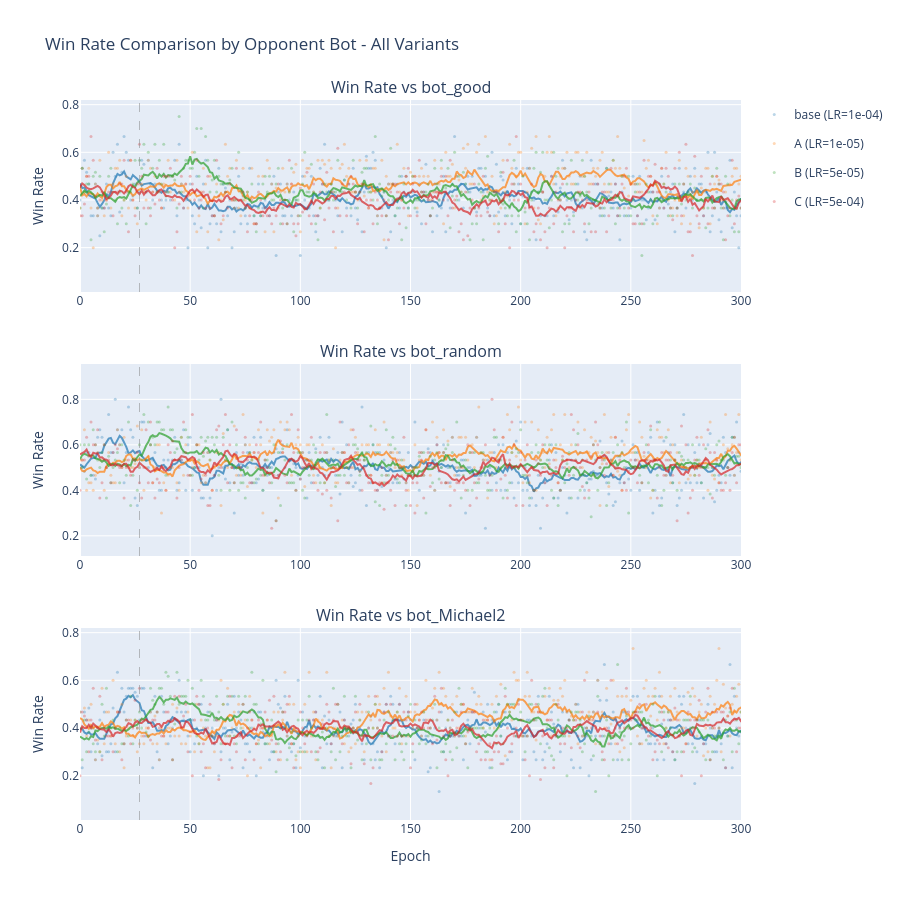

This figure's notebook cell:
### Code cell
# Get all unique bots from the first variant
all_bots = list(evals[list(evals.keys())[0]]["win_rate"].keys())

# Create subplots - one per bot type
fig = make_subplots(
    rows=len(all_bots),
    cols=1,
    subplot_titles=[f"Win Rate vs {bot}" for bot in all_bots],
    vertical_spacing=0.1,
)

# Define colors for each variant
variant_colors = {
    "base": "#1f77b4",  # Blue
    "A": "#ff7f0e",  # Orange
    "B": "#2ca02c",  # Green
    "C": "#d62728",  # Red
}

for bot_idx, bot in enumerate(all_bots, 1):
    for variant, data in evals.items():
        win_rate = data["win_rate"]
        lr = variant_configs[variant]["lr"]

        if bot in win_rate:
            rates = win_rate[bot]
            variant_color = variant_colors.get(variant, "#999999")

            # Raw data as markers
            fig.add_trace(
                go.Scatter(
                    y=rates,
                    mode="markers",
                    name=f"{variant} (LR={lr:.0e})",
                    marker=dict(size=3, color=variant_color, opacity=0.3),
                    legendgroup=f"group{variant}",
                    showlegend=(bot_idx == 1),  # Only show legend for first subplot
                ),
                row=bot_idx,
                col=1,
            )

            # Smoothed line
            smoothed = smooth_win_rates(rates)
            fig.add_trace(
                go.Scatter(
                    y=smoothed,
                    mode="lines",
                    name=f"{variant} (LR={lr:.0e}) smooth",
                    line=dict(width=2, color=variant_color),
                    opacity=0.7,
                    legendgroup=f"group{variant}",
                    showlegend=False,
                ),
                row=bot_idx,
                col=1,
            )

    # Add vertical line at epoch 20
    fig.add_vline(
        x=27,
        line_width=1,
        line_dash="dash",
        line_color="gray",
        opacity=0.5,
        row=bot_idx,
        col=1,
    )

    # Update y-axis
    fig.update_yaxes(title_text="Win Rate", row=bot_idx, col=1)

# Update x-axis (only for bottom plot)
fig.update_xaxes(title_text="Epoch", row=len(all_bots), col=1)
# fig.update_xaxes(range=[1_000, 1300])
fig.update_xaxes(range=[0, 300])

fig.update_layout(
    height=300 * len(all_bots),
    title_text="Win Rate Comparison by Opponent Bot - All Variants",
)
fig.show()

### Figure 1 — Plotly figure (JSON) as saved in the notebook; plotly's stock layout.template omitted (floating-point values rounded to 4 significant figures; data arrays with more than 128 entries replaced by an {"elided": "..."} marker saying what was removed)
{"data": [{"legendgroup": "groupbase", "marker": {"color": "#1f77b4", "opacity": 0.3, "size": 3}, "mode": "markers", "name": "base (LR=1e-04)", "showlegend": true, "type": "scatter", "xaxis": "x", "y": {"elided": "5000 float values"}, "yaxis": "y"}, {"legendgroup": "groupbase", "line": {"color": "#1f77b4", "width": 2}, "mode": "lines", "name": "base (LR=1e-04) smooth", "opacity": 0.7, "showlegend": false, "type": "scatter", "xaxis": "x", "y": {"elided": "5000 float values"}, "yaxis": "y"}, {"legendgroup": "groupA", "marker": {"color": "#ff7f0e", "opacity": 0.3, "size": 3}, "mode": "markers", "name": "A (LR=1e-05)", "showlegend": true, "type": "scatter", "xaxis": "x", "y": {"elided": "5000 float values"}, "yaxis": "y"}, {"legendgroup": "groupA", "line": {"color": "#ff7f0e", "width": 2}, "mode": "lines", "name": "A (LR=1e-05) smooth", "opacity": 0.7, "showlegend": false, "type": "scatter", "xaxis": "x", "y": {"elided": "5000 float values"}, "yaxis": "y"}, {"legendgroup": "groupB", "marker": {"color": "#2ca02c", "opacity": 0.3, "size": 3}, "mode": "markers", "name": "B (LR=5e-05)", "showlegend": true, "type": "scatter", "xaxis": "x", "y": {"elided": "5000 float values"}, "yaxis": "y"}, {"legendgroup": "groupB", "line": {"color": "#2ca02c", "width": 2}, "mode": "lines", "name": "B (LR=5e-05) smooth", "opacity": 0.7, "showlegend": false, "type": "scatter", "xaxis": "x", "y": {"elided": "5000 float values"}, "yaxis": "y"}, {"legendgroup": "groupC", "marker": {"color": "#d62728", "opacity": 0.3, "size": 3}, "mode": "markers", "name": "C (LR=5e-04)", "showlegend": true, "type": "scatter", "xaxis": "x", "y": {"elided": "5000 float values"}, "yaxis": "y"}, {"legendgroup": "groupC", "line": {"color": "#d62728", "width": 2}, "mode": "lines", "name": "C (LR=5e-04) smooth", "opacity": 0.7, "showlegend": false, "type": "scatter", "xaxis": "x", "y": {"elided": "5000 float values"}, "yaxis": "y"}, {"legendgroup": "groupbase", "marker": {"color": "#1f77b4", "opacity": 0.3, "size": 3}, "mode": "markers", "name": "base (LR=1e-04)", "showlegend": false, "type": "scatter", "xaxis": "x2", "y": {"elided": "5000 float values"}, "yaxis": "y2"}, {"legendgroup": "groupbase", "line": {"color": "#1f77b4", "width": 2}, "mode": "lines", "name": "base (LR=1e-04) smooth", "opacity": 0.7, "showlegend": false, "type": "scatter", "xaxis": "x2", "y": {"elided": "5000 float values"}, "yaxis": "y2"}, {"legendgroup": "groupA", "marker": {"color": "#ff7f0e", "opacity": 0.3, "size": 3}, "mode": "markers", "name": "A (LR=1e-05)", "showlegend": false, "type": "scatter", "xaxis": "x2", "y": {"elided": "5000 float values"}, "yaxis": "y2"}, {"legendgroup": "groupA", "line": {"color": "#ff7f0e", "width": 2}, "mode": "lines", "name": "A (LR=1e-05) smooth", "opacity": 0.7, "showlegend": false, "type": "scatter", "xaxis": "x2", "y": {"elided": "5000 float values"}, "yaxis": "y2"}, {"legendgroup": "groupB", "marker": {"color": "#2ca02c", "opacity": 0.3, "size": 3}, "mode": "markers", "name": "B (LR=5e-05)", "showlegend": false, "type": "scatter", "xaxis": "x2", "y": {"elided": "5000 float values"}, "yaxis": "y2"}, {"legendgroup": "groupB", "line": {"color": "#2ca02c", "width": 2}, "mode": "lines", "name": "B (LR=5e-05) smooth", "opacity": 0.7, "showlegend": false, "type": "scatter", "xaxis": "x2", "y": {"elided": "5000 float values"}, "yaxis": "y2"}, {"legendgroup": "groupC", "marker": {"color": "#d62728", "opacity": 0.3, "size": 3}, "mode": "markers", "name": "C (LR=5e-04)", "showlegend": false, "type": "scatter", "xaxis": "x2", "y": {"elided": "5000 float values"}, "yaxis": "y2"}, {"legendgroup": "groupC", "line": {"color": "#d62728", "width": 2}, "mode": "lines", "name": "C (LR=5e-04) smooth", "opacity": 0.7, "showlegend": false, "type": "scatter", "xaxis": "x2", "y": {"elided": "5000 float values"}, "yaxis": "y2"}, {"legendgroup": "groupbase", "marker": {"color": "#1f77b4", "opacity": 0.3, "size": 3}, "mode": "markers", "name": "base (LR=1e-04)", "showlegend": false, "type": "scatter", "xaxis": "x3", "y": {"elided": "5000 float values"}, "yaxis": "y3"}, {"legendgroup": "groupbase", "line": {"color": "#1f77b4", "width": 2}, "mode": "lines", "name": "base (LR=1e-04) smooth", "opacity": 0.7, "showlegend": false, "type": "scatter", "xaxis": "x3", "y": {"elided": "5000 float values"}, "yaxis": "y3"}, {"legendgroup": "groupA", "marker": {"color": "#ff7f0e", "opacity": 0.3, "size": 3}, "mode": "markers", "name": "A (LR=1e-05)", "showlegend": false, "type": "scatter", "xaxis": "x3", "y": {"elided": "5000 float values"}, "yaxis": "y3"}, {"legendgroup": "groupA", "line": {"color": "#ff7f0e", "width": 2}, "mode": "lines", "name": "A (LR=1e-05) smooth", "opacity": 0.7, "showlegend": false, "type": "scatter", "xaxis": "x3", "y": {"elided": "5000 float values"}, "yaxis": "y3"}, {"legendgroup": "groupB", "marker": {"color": "#2ca02c", "opacity": 0.3, "size": 3}, "mode": "markers", "name": "B (LR=5e-05)", "showlegend": false, "type": "scatter", "xaxis": "x3", "y": {"elided": "5000 float values"}, "yaxis": "y3"}, {"legendgroup": "groupB", "line": {"color": "#2ca02c", "width": 2}, "mode": "lines", "name": "B (LR=5e-05) smooth", "opacity": 0.7, "showlegend": false, "type": "scatter", "xaxis": "x3", "y": {"elided": "5000 float values"}, "yaxis": "y3"}, {"legendgroup": "groupC", "marker": {"color": "#d62728", "opacity": 0.3, "size": 3}, "mode": "markers", "name": "C (LR=5e-04)", "showlegend": false, "type": "scatter", "xaxis": "x3", "y": {"elided": "5000 float values"}, "yaxis": "y3"}, {"legendgroup": "groupC", "line": {"color": "#d62728", "width": 2}, "mode": "lines", "name": "C (LR=5e-04) smooth", "opacity": 0.7, "showlegend": false, "type": "scatter", "xaxis": "x3", "y": {"elided": "5000 float values"}, "yaxis": "y3"}], "layout": {"annotations": [{"font": {"size": 16}, "showarrow": false, "text": "Win Rate vs bot_good", "x": 0.5, "xanchor": "center", "xref": "paper", "y": 1, "yanchor": "bottom", "yref": "paper"}, {"font": {"size": 16}, "showarrow": false, "text": "Win Rate vs bot_random", "x": 0.5, "xanchor": "center", "xref": "paper", "y": 0.6333, "yanchor": "bottom", "yref": "paper"}, {"font": {"size": 16}, "showarrow": false, "text": "Win Rate vs bot_Michael2", "x": 0.5, "xanchor": "center", "xref": "paper", "y": 0.2667, "yanchor": "bottom", "yref": "paper"}], "height": 900, "shapes": [{"line": {"color": "gray", "dash": "dash", "width": 1}, "opacity": 0.5, "type": "line", "x0": 27, "x1": 27, "xref": "x", "y0": 0, "y1": 1, "yref": "y domain"}, {"line": {"color": "gray", "dash": "dash", "width": 1}, "opacity": 0.5, "type": "line", "x0": 27, "x1": 27, "xref": "x2", "y0": 0, "y1": 1, "yref": "y2 domain"}, {"line": {"color": "gray", "dash": "dash", "width": 1}, "opacity": 0.5, "type": "line", "x0": 27, "x1": 27, "xref": "x3", "y0": 0, "y1": 1, "yref": "y3 domain"}], "title": {"text": "Win Rate Comparison by Opponent Bot - All Variants"}, "xaxis": {"anchor": "y", "domain": [0, 1], "range": [0, 300]}, "xaxis2": {"anchor": "y2", "domain": [0, 1], "range": [0, 300]}, "xaxis3": {"anchor": "y3", "domain": [0, 1], "range": [0, 300], "title": {"text": "Epoch"}}, "yaxis": {"anchor": "x", "domain": [0.7333, 1], "title": {"text": "Win Rate"}}, "yaxis2": {"anchor": "x2", "domain": [0.3667, 0.6333], "title": {"text": "Win Rate"}}, "yaxis3": {"anchor": "x3", "domain": [0, 0.2667], "title": {"text": "Win Rate"}}}}
